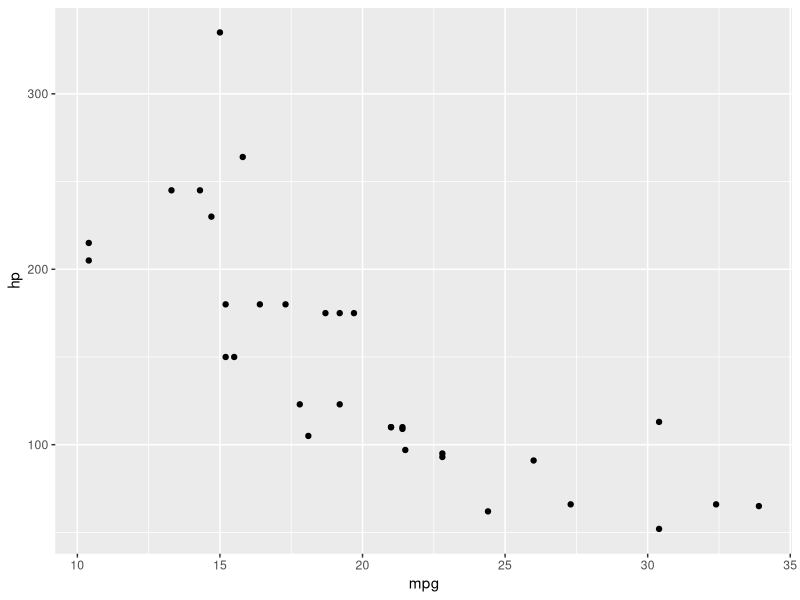
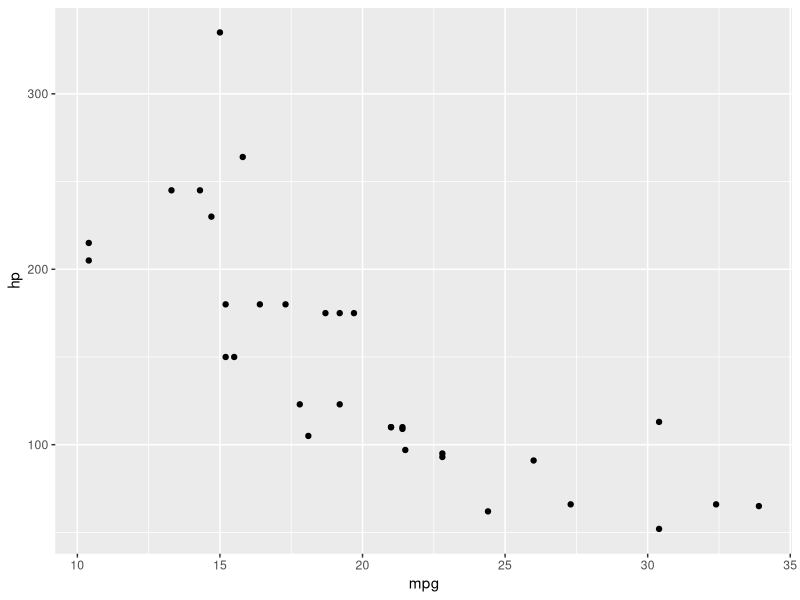
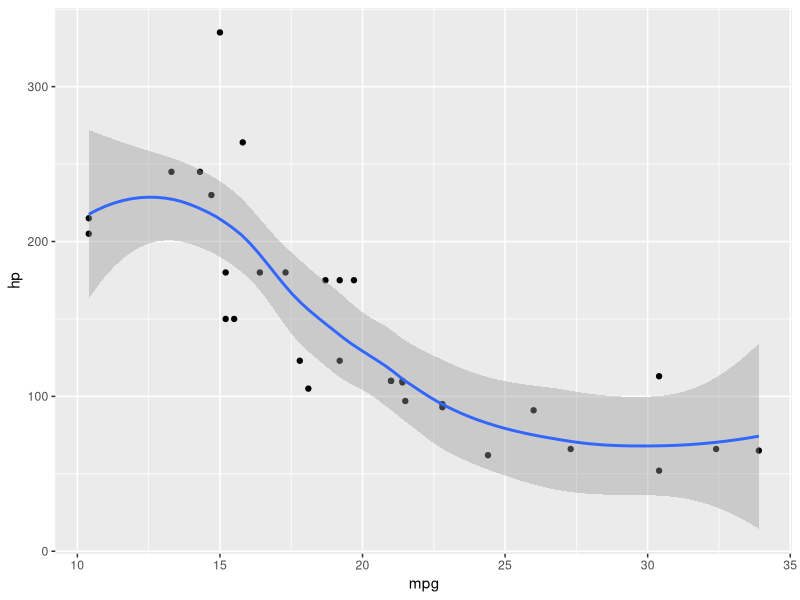
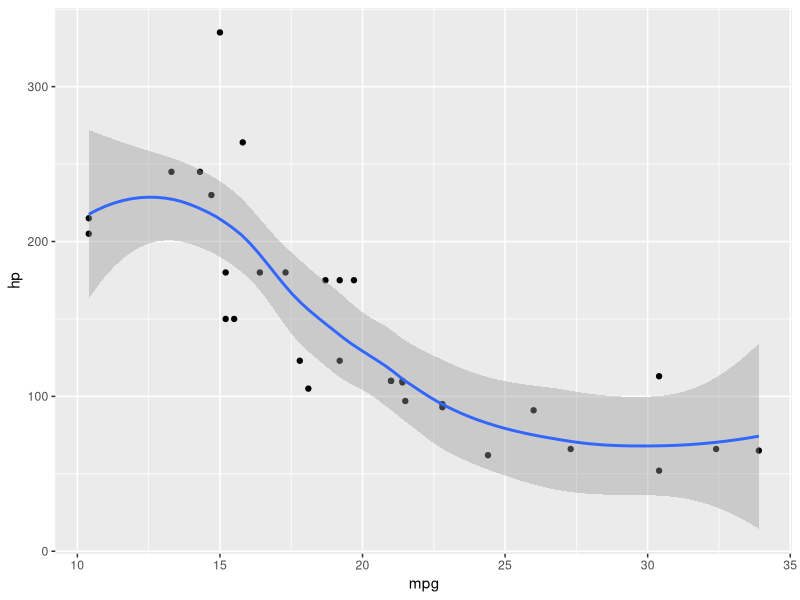

The R script that drew these images, in order:
## ---- chunk 1
#| include: false

library(tidyverse)
## ---- chunk 2
1 + 1
## ---- chunk 3
#| code-line-numbers: "|2|3|"
mtcars %>%                               
  ggplot( aes(mpg, hp)) +   
  geom_point() 
## ---- chunk 4
# mycode
mtcars %>%                               
  ggplot( aes(mpg, hp)) +   
  geom_point() 
## ---- chunk 5
# mycode
mtcars %>%                               
  ggplot( aes(mpg, hp)) +   
  geom_point() +
  geom_smooth()
## ---- chunk 6
#| output-location: slide

mtcars %>%                               
  ggplot( aes(mpg, hp)) +   
  geom_point() +
  geom_smooth()
